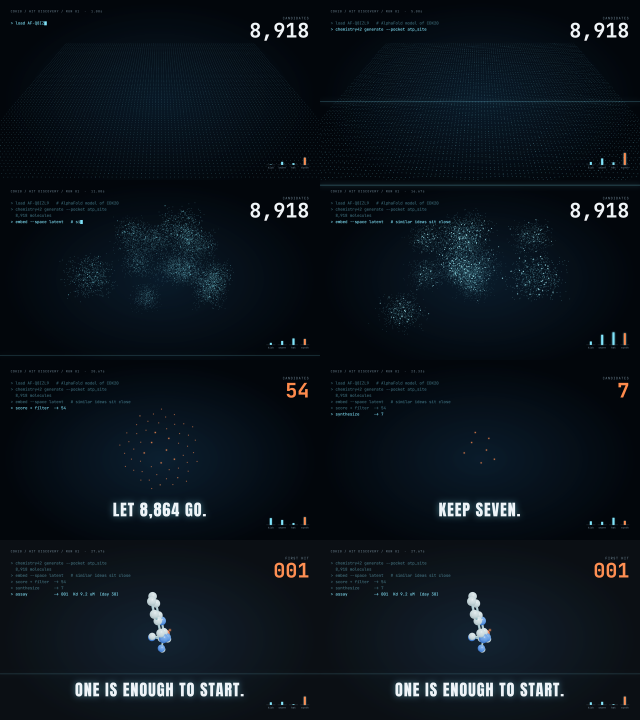
#> input picture 镜头设计_v2/mv_test/sacmol/sheet.png, 1920 x 2160 px, found by its file name (shown at 1/3 size)
$ python check_w5_names.py
#> lines starting #> are read from the running program, lines starting #| are printed output that depends on the picture
# HKBU SCIE1007 课程作业的科普视频：W5 片名卡署名行格式机检（R2-14）。
# 对 comp_w5roll.py sheet 排出的整张字幕图（G:/cdk20/work/w5_credits/sheet.png）本地 OCR，只比"大小写模式"和字高，
# 不打印、不保存识别出的文字；输出只有 PASS/FAIL 和数字。
#   python 镜头设计_v3/styleframes/art/fusion/end/check_w5_names.py [sheet.png]
import re, sys
import numpy as np
from PIL import Image
from rapidocr_onnxruntime import RapidOCR

p = sys.argv[1] if len(sys.argv) > 1 else "G:/cdk20/work/w5_credits/sheet.png"
im = np.array(Image.open(p).convert("RGB"))[:1500]
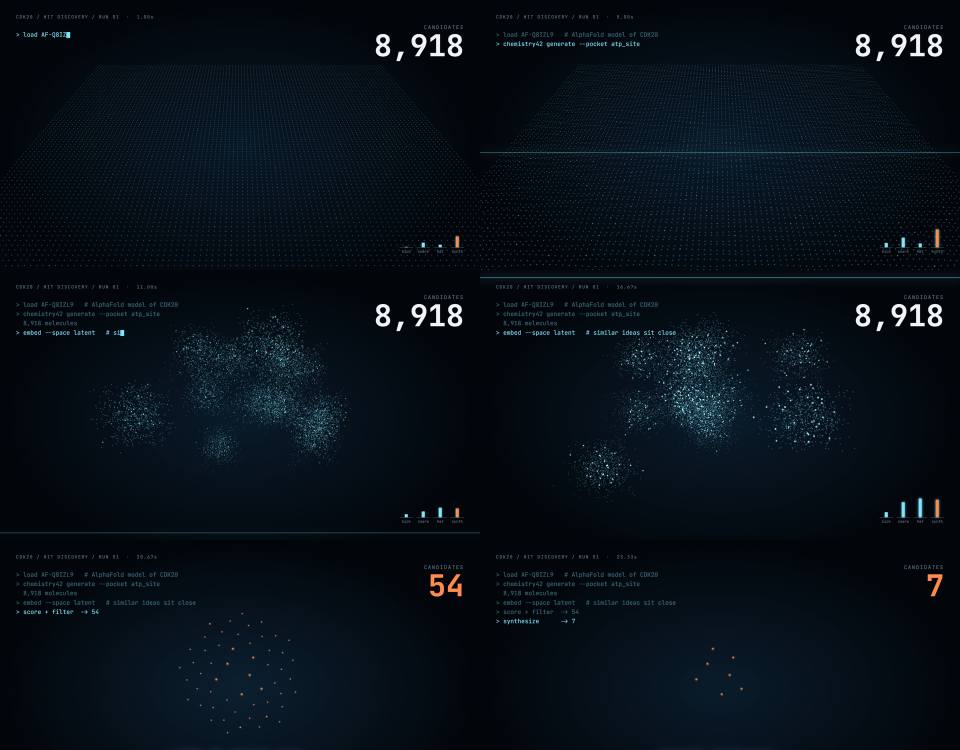
#> im: shape (1500, 1920, 3) (shown at 1/2 size); mean R, G, B 7.3, 16.2, 24.2
#> (the run stopped early here; a loop or call above may not have finished)
